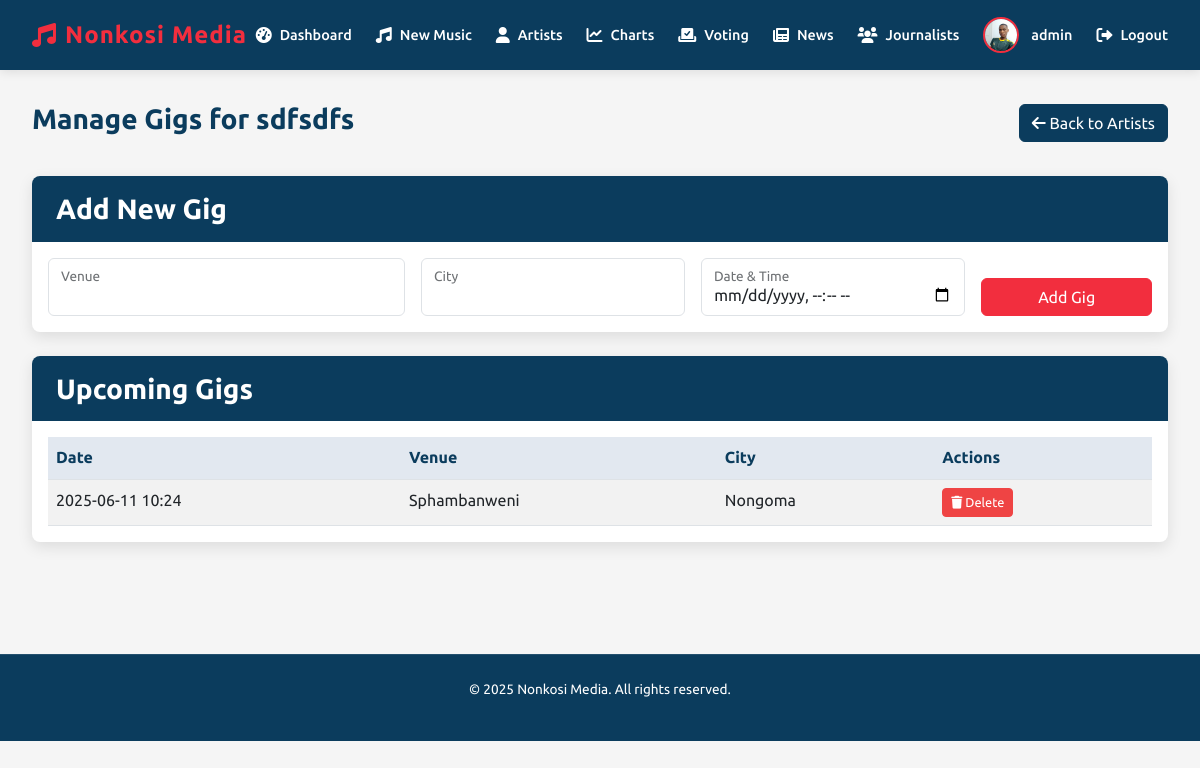
Page /admin/artist/1/gigs (signed in) on the earlier database version.
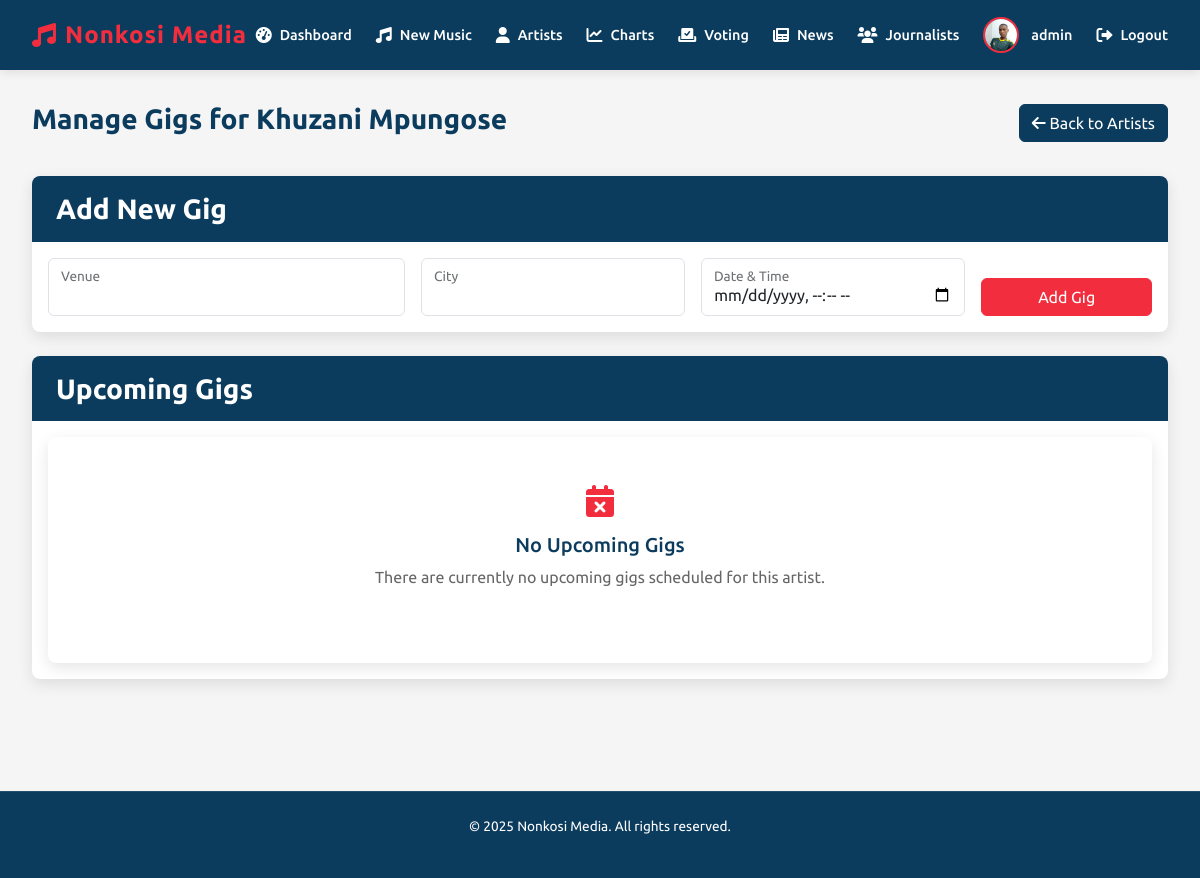
Same page on the later database version.
### app.py (models this page shows)
class Artist(db.Model):
    id = db.Column(db.Integer, primary_key=True)
    name = db.Column(db.String(100), nullable=False)
    bio = db.Column(db.Text, nullable=False)
    image = db.Column(db.String(20), nullable=False, default='artist_default.jpg')
    social_media = db.Column(db.JSON)
    songs = db.relationship('Song', backref='artist', lazy=True)
    gigs = db.relationship('Gig', backref='artist', lazy=True)

class Gig(db.Model):
    id = db.Column(db.Integer, primary_key=True)
    venue = db.Column(db.String(200), nullable=False)
    date = db.Column(db.DateTime, nullable=False)
    city = db.Column(db.String(100), nullable=False)
    artist_id = db.Column(db.Integer, db.ForeignKey('artist.id'), nullable=False)

### app.py (the view)
@app.route('/admin/artist/<int:artist_id>/gigs')
@login_required
def manage_gigs(artist_id):
    if current_user.role != 'admin':
        flash('You are not authorized to access this page', 'error')
        return redirect(url_for('home'))
    artist = Artist.query.get_or_404(artist_id)
    gigs = Gig.query.filter_by(artist_id=artist_id).order_by(Gig.date).all()
    return render_template('manage_gigs.html', artist=artist, gigs=gigs)

### app.py (called while the page is built)
@login_manager.user_loader
def load_user(user_id):
    return User.query.get(int(user_id))

@app.context_processor
def inject_datetime():
    return {'datetime': datetime}

### templates/manage_gigs.html (shortened to what the changed rows need)
<!DOCTYPE html>
<html lang="en">
<head>
  <link rel="stylesheet" href="https://cdnjs.cloudflare.com/ajax/libs/font-awesome/6.0.0/css/all.min.css">
  <link href="https://cdn.jsdelivr.net/npm/bootstrap@5.3.0/dist/css/bootstrap.min.css" rel="stylesheet">
</head>
<body>
  <main class="container">
    <div class="page-header">
      <h1 class="page-title">Manage Gigs for {{ artist.name }}</h1>
      <a href="{{ url_for('manage_artists') }}" class="btn btn-secondary">
        <i class="fas fa-arrow-left"></i> Back to Artists
      </a>
    </div>
    <div class="card">
      <div class="card-body">
        {% if gigs %}
        <div class="table-responsive">
          <table class="table table-striped">
            <thead>
              <tr>
                <th>Date</th>
                <th>Venue</th>
                <th>City</th>
                <th>Actions</th>
              </tr>
            </thead>
            <tbody>
              {% for gig in gigs %}
              <tr>
                <td>{{ gig.date.strftime('%Y-%m-%d %H:%M') }}</td>
                <td>{{ gig.venue }}</td>
                <td>{{ gig.city }}</td>
                <td>
                  <button class="btn btn-sm btn-danger delete-gig" data-id="{{ gig.id }}">
                    <i class="fas fa-trash"></i> Delete
                  </button>
                </td>
              </tr>
              {% endfor %}
            </tbody>
          </table>
        </div>
        {% else %}
        <div class="empty-state">
          <i class="fas fa-calendar-times"></i>
          <h3>No Upcoming Gigs</h3>
          <p>There are currently no upcoming gigs scheduled for this artist.</p>
        </div>
        {% endif %}
      </div>
    </div>
  </main>
</body>
</html>

Differences in the rows shown:
removed Gig: date "2025-06-11 10:24", venue "Sphambanweni", city "Nongoma"
changed Artist: name "sdfsdfs" → "Khuzani Mpungose"
Other differences:
text no longer shown: "Date Venue City Actions"
text now shown: "No Upcoming Gigs There are currently no upcoming gigs scheduled for this artist."
